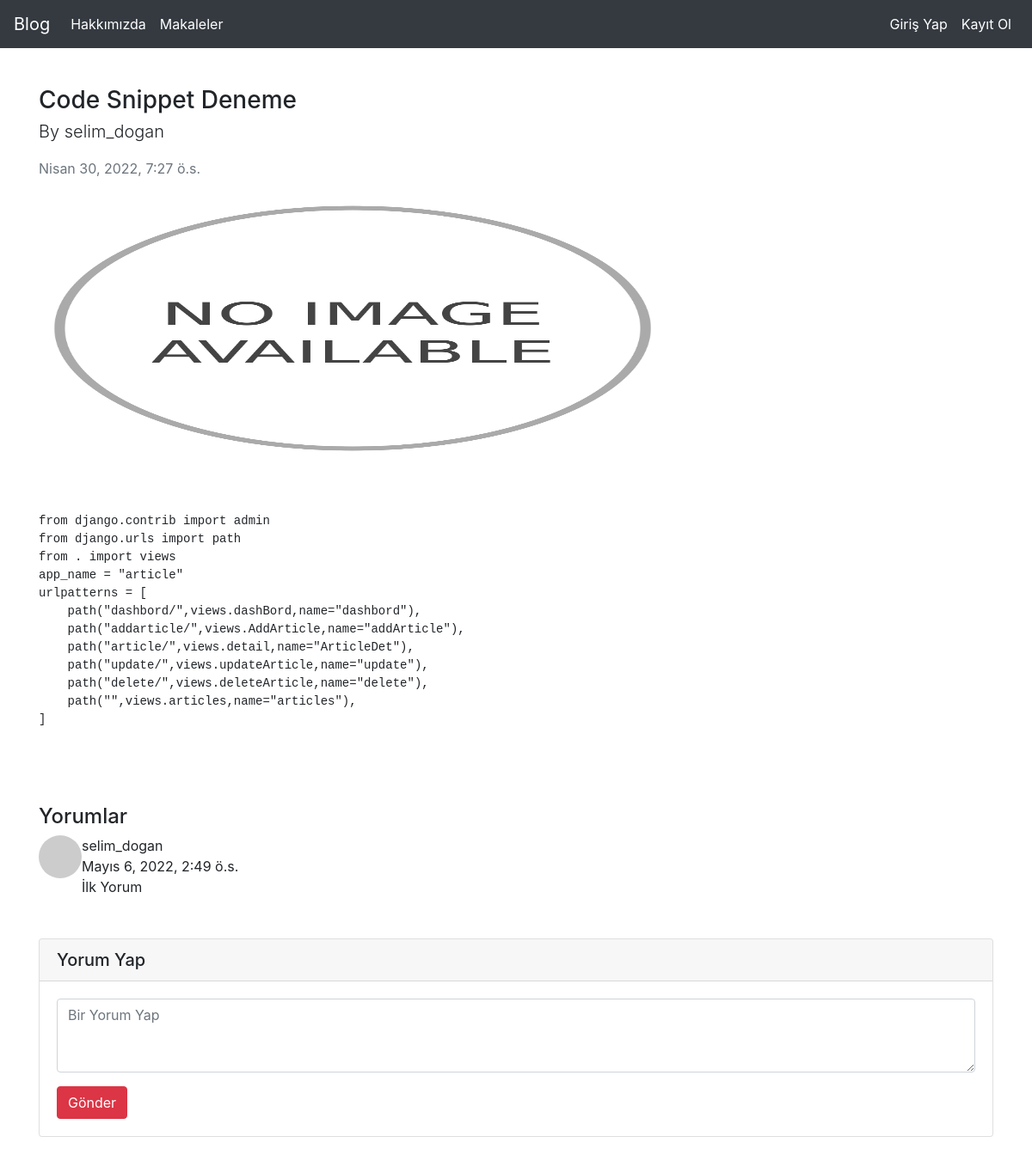
The app's page /articles/article/41 with its own data.
### article/models.py (models this page shows, shortened)
class Article(models.Model):
    author = models.ForeignKey("auth.user",on_delete=models.CASCADE,verbose_name="yazar")
    title = models.CharField(max_length=50,verbose_name="Başlık")
    content = RichTextField()
    created_date = models.DateTimeField(auto_now_add=True,verbose_name="Oluşturma Tarihi")
    article_img = models.FileField(blank= True,null=True,verbose_name="Makaleye Fotoğraf Ekleyin")
    class Meta:
        ordering = ['-created_date']

class Comment(models.Model):
    article = models.ForeignKey(Article,on_delete=models.CASCADE,verbose_name="Makale",related_name="comments")
    comment_author = models.CharField(max_length=50,verbose_name="isim")
    comment_content = models.CharField(max_length=200,verbose_name="Yorum")
    created_date = models.DateTimeField(auto_now_add=True)
    class Meta:
        ordering = ['-created_date']

### article/views.py (the view)
# urls.py: path("article/<int:id>",views.detail,name="detail"),
def detail(request,id):
    article = get_object_or_404(Article,id=id)
    comments = article.comments.all()
    return render(request,"detail.html",{"article":article,"comments":comments})

### templates/detail.html (shortened to what this page needs)
{% extends "layout.html" %}
{% block body %}
<div class="row">
                <div class="col-lg-8">
                    <article>
                        <header class="mb-4">
                            <h3 class="fw-bolder mb-1">{{article.title}}</h3>
                            <p class="lead">By {{article.author}}</p>
                            <div class="text-muted fst-italic mb-2">{{article.created_date}}</div>
                        </header>
                        <figure class="mb-4"><img style="width:900px;height:300px;" class="img-fluid rounded" src="/media/{{article.article_img}}" alt="..." /></figure>
                        <section class="mb-5">
                            {{article.content|safe}}
                        </section>
                    </article>
            <h4>Yorumlar</h4>
            {% if comments %}
            {% for comment in comments %}
            <div class="d-flex">
                                    <div class="flex-shrink-0"><img class="rounded-circle" src="https://dummyimage.com/50x50/ced4da/6c757d.jpg" alt="..." /></div>
                                    <div class="ms-3">
                                        <div class="fw-bold">{{comment.comment_author}}</div>
                                        {{comment.created_date}}<br>
                                        {{comment.comment_content}}
                                    </div>
                                </div>
                            </div>
                        </div>
            {% endfor %}
            {% else %}
            <div class="alert alert-danger">Bu Makaleye Henüz Yorum yapılmamış.İlk yorum Siz Yapın</div>
            {% endif %}
            <br>
            <div class="card my-4">
            <h5 class="card-header">Yorum Yap</h5>
            <div class="card-body">
            <form method="post" action="{%url 'article:comment' article.id%}">
            <div class="form-group">
            <textarea name="comment" class="form-control" rows="3" placeholder="Bir Yorum Yap"></textarea>
            </div>
            <button class="btn btn-danger" type="submit">Gönder</button>
            </form>
            </div>
            </div>
        </div>
{% endblock body %}

### records on screen
Article: title "Code Snippet Deneme", author "selim_dogan", created_date "Nisan 30, 2022, 7:27 ö.s.", article_img (placeholder picture), content "from django.contrib import admin from django.urls import path from . import views app_name = \"article\" urlpatterns = [ path(\"dashbord/\",views.dashBord,name=\"dashbord\"), path(\"addarticle/\",views.AddArticle,name=\"addArticle\"), path(\"article/ \",views.detail,name=\"ArticleDet\"), path(\"update/ \",views.updateArticle,name=\"update\"), path(\"delete/ \",views.deleteArticle,name=\"delete\"), path(\"\",views.articles,name=\"articles\"), ]"
Comment: comment_author "selim_dogan", created_date "Mayıs 6, 2022, 2:49 ö.s.", comment_content "İlk Yorum"
